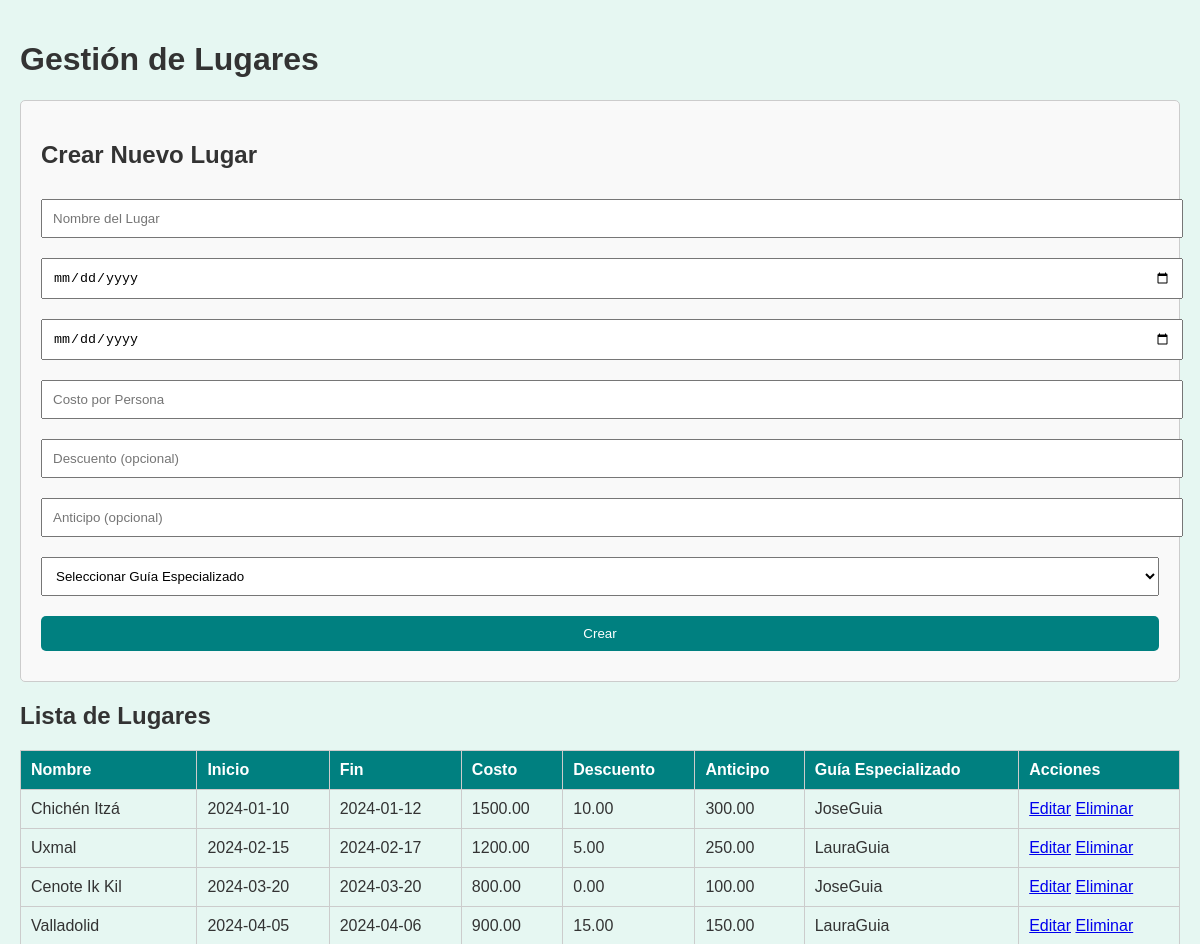
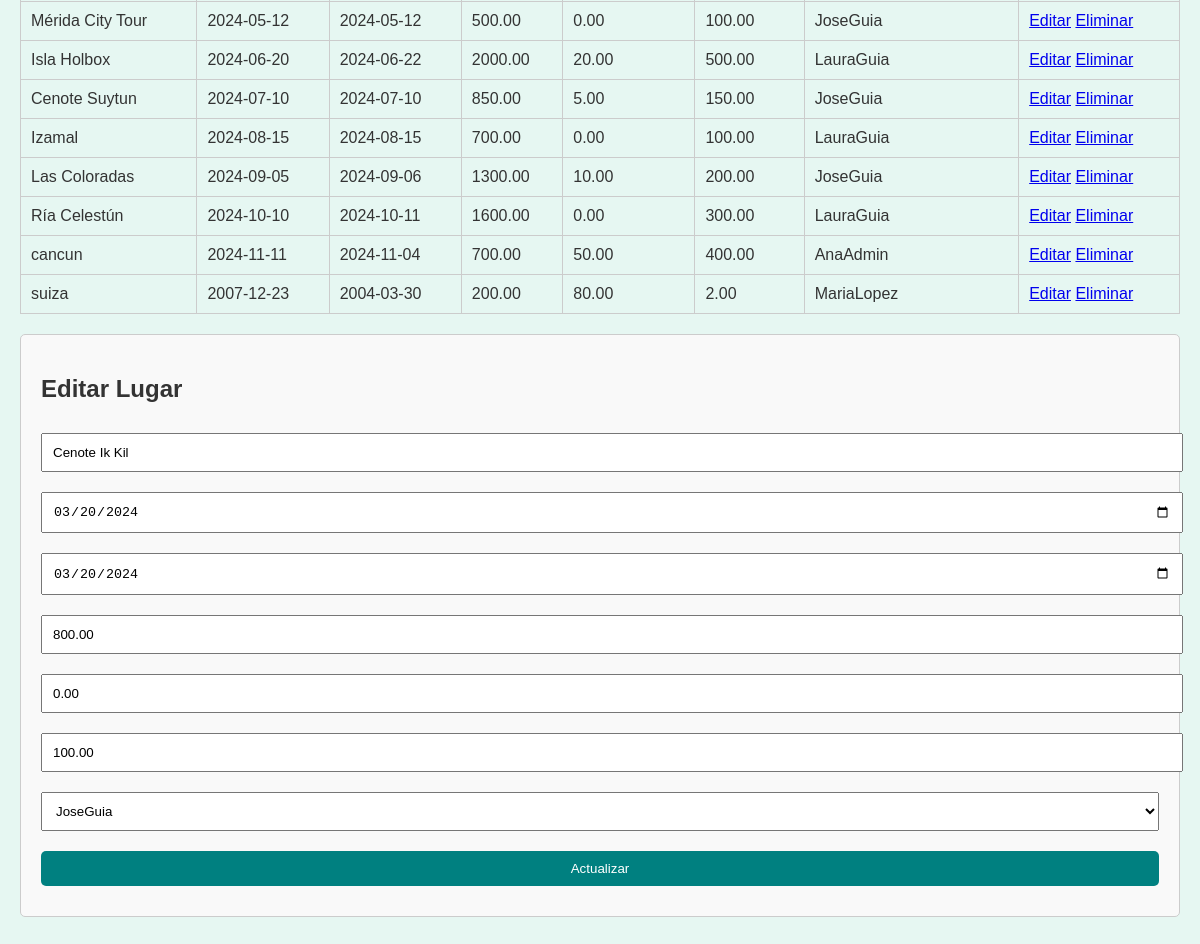
Screenshot of /mostrar_lugares.php?edit=3 with the database file from the repository (2 pictures, top to bottom).
### tables this page shows
CREATE TABLE `lugares` (
  `id` int NOT NULL,
  `nombre_lugar` varchar(100) NOT NULL,
  `fecha_inicio` date NOT NULL,
  `fecha_fin` date NOT NULL,
  `costo_por_persona` decimal(10,2) NOT NULL,
  `descuento` decimal(5,2) DEFAULT '0.00',
  `anticipo` decimal(10,2) DEFAULT NULL,
  `guia_especializado` int DEFAULT NULL
);

CREATE TABLE `clientes` (
  `id` int NOT NULL,
  `rol` enum('admin','usuario','guia') NOT NULL,
  `nombre_usuario` varchar(50) NOT NULL,
  `correo` varchar(100) NOT NULL,
  `contrasena` varchar(255) NOT NULL
);

### mostrar_lugares.php (the view, shortened to what this page needs)
<?php
include 'conexion.php';
$result = $conn->query("SELECT l.*, c.nombre_usuario AS guia_nombre
                        FROM lugares l
                        LEFT JOIN clientes c ON l.guia_especializado = c.id");
?>
<!DOCTYPE html>
<html lang="es">
<head>
</head>
<body>
<h1>Gestión de Lugares</h1>
<div class="form-container">
    <h2>Crear Nuevo Lugar</h2>
    <form method="POST" action="">
        <input type="text" name="nombre_lugar" placeholder="Nombre del Lugar" required>
        <input type="date" name="fecha_inicio" required>
        <input type="date" name="fecha_fin" required>
        <input type="number" step="0.01" name="costo_por_persona" placeholder="Costo por Persona" required>
        <input type="number" step="0.01" name="descuento" placeholder="Descuento (opcional)">
        <input type="number" step="0.01" name="anticipo" placeholder="Anticipo (opcional)">
        <select name="guia_especializado">
            <option value="">Seleccionar Guía Especializado</option>
        </select>
        <button type="submit" name="create">Crear</button>
    </form>
</div>
<h2>Lista de Lugares</h2>
<table>
    <tr>
        <th>Nombre</th>
        <th>Inicio</th>
        <th>Fin</th>
        <th>Costo</th>
        <th>Descuento</th>
        <th>Anticipo</th>
        <th>Guía Especializado</th>
        <th>Acciones</th>
    </tr>
    <?php while ($row = $result->fetch_assoc()): ?>
    <tr>
        <td><?php echo $row['nombre_lugar']; ?></td>
        <td><?php echo $row['fecha_inicio']; ?></td>
        <td><?php echo $row['fecha_fin']; ?></td>
        <td><?php echo $row['costo_por_persona']; ?></td>
        <td><?php echo $row['descuento'] ?: "N/A"; ?></td>
        <td><?php echo $row['anticipo'] ?: "N/A"; ?></td>
        <td><?php echo $row['guia_nombre'] ?: "Sin Asignar"; ?></td>
        <td>
            <a href="?edit=<?php echo $row['id']; ?>">Editar</a>
            <a href="?delete=<?php echo $row['id']; ?>" onclick="return confirm('¿Seguro que deseas eliminar este lugar?');">Eliminar</a>
        </td>
    </tr>
    <?php endwhile; ?>
</table>
<?php
if (isset($_GET['edit'])):
    $id = $_GET['edit'];
    $lugar = $conn->query("SELECT * FROM lugares WHERE id='$id'")->fetch_assoc();
?>
<div class="form-container">
    <h2>Editar Lugar</h2>
    <form method="POST" action="">
        <input type="text" name="nombre_lugar" value="<?php echo $lugar['nombre_lugar']; ?>" required>
        <input type="date" name="fecha_inicio" value="<?php echo $lugar['fecha_inicio']; ?>" required>
        <input type="date" name="fecha_fin" value="<?php echo $lugar['fecha_fin']; ?>" required>
        <input type="number" step="0.01" name="costo_por_persona" value="<?php echo $lugar['costo_por_persona']; ?>" required>
        <input type="number" step="0.01" name="descuento" value="<?php echo $lugar['descuento']; ?>">
        <input type="number" step="0.01" name="anticipo" value="<?php echo $lugar['anticipo']; ?>">
        <select name="guia_especializado">
            <?php
            $guias = $conn->query("SELECT id, nombre_usuario FROM clientes");
            while ($guia = $guias->fetch_assoc()) {
                $selected = $guia['id'] == $lugar['guia_especializado'] ? "selected" : "";
                echo "<option value='" . $guia['id'] . "' $selected>" . $guia['nombre_usuario'] . "</option>";
            }
            ?>
        </select>
        <button type="submit" name="update">Actualizar</button>
    </form>
</div>
<?php endif; ?>
</body>
</html>

### mostrar_lugares.php (style rules this page uses)
body { font-family: Arial, sans-serif; background-color: #e6f7f2; color: #333; margin: 0; padding: 20px; }
table { width: 100%; border-collapse: collapse; margin-bottom: 20px; }
table, th, td { border: 1px solid #ccc; }
th, td { padding: 10px; text-align: left; }
th { background-color: #008080; color: white; }
button { background-color: #008080; color: white; border: none; padding: 10px 15px; cursor: pointer; border-radius: 5px; }
.form-container { background-color: #f9f9f9; padding: 20px; border: 1px solid #ccc; border-radius: 5px; margin-bottom: 20px; }
.form-container input, .form-container select, .form-container button { width: 100%; margin: 10px 0; padding: 10px; }

### rows the page displays
lugares: nombre_lugar "Chichén Itzá", fecha_inicio "2024-01-10", fecha_fin "2024-01-12", costo_por_persona "1500.00", descuento "10.00", anticipo "300.00", guia_especializado.nombre_usuario "JoseGuia"
lugares: nombre_lugar "Uxmal", fecha_inicio "2024-02-15", fecha_fin "2024-02-17", costo_por_persona "1200.00", descuento "5.00", anticipo "250.00", guia_especializado.nombre_usuario "LauraGuia"
lugares: nombre_lugar "Cenote Ik Kil", fecha_inicio "2024-03-20", fecha_fin "2024-03-20", costo_por_persona "800.00", descuento "0.00", anticipo "100.00", guia_especializado.nombre_usuario "JoseGuia", fecha_inicio "03/20/2024", fecha_fin "03/20/2024"
lugares: nombre_lugar "Valladolid", fecha_inicio "2024-04-05", fecha_fin "2024-04-06", costo_por_persona "900.00", descuento "15.00", anticipo "150.00", guia_especializado.nombre_usuario "LauraGuia"
lugares: nombre_lugar "Mérida City Tour", fecha_inicio "2024-05-12", fecha_fin "2024-05-12", costo_por_persona "500.00", descuento "0.00", anticipo "100.00", guia_especializado.nombre_usuario "JoseGuia"
lugares: nombre_lugar "Isla Holbox", fecha_inicio "2024-06-20", fecha_fin "2024-06-22", costo_por_persona "2000.00", descuento "20.00", anticipo "500.00", guia_especializado.nombre_usuario "LauraGuia"
lugares: nombre_lugar "Cenote Suytun", fecha_inicio "2024-07-10", fecha_fin "2024-07-10", costo_por_persona "850.00", descuento "5.00", anticipo "150.00", guia_especializado.nombre_usuario "JoseGuia"
lugares: nombre_lugar "Izamal", fecha_inicio "2024-08-15", fecha_fin "2024-08-15", costo_por_persona "700.00", descuento "0.00", anticipo "100.00", guia_especializado.nombre_usuario "LauraGuia"
lugares: nombre_lugar "Las Coloradas", fecha_inicio "2024-09-05", fecha_fin "2024-09-06", costo_por_persona "1300.00", descuento "10.00", anticipo "200.00", guia_especializado.nombre_usuario "JoseGuia"
lugares: nombre_lugar "Ría Celestún", fecha_inicio "2024-10-10", fecha_fin "2024-10-11", costo_por_persona "1600.00", descuento "0.00", anticipo "300.00", guia_especializado.nombre_usuario "LauraGuia"
lugares: nombre_lugar "cancun", fecha_inicio "2024-11-11", fecha_fin "2024-11-04", costo_por_persona "700.00", descuento "50.00", anticipo "400.00", guia_especializado.nombre_usuario "AnaAdmin"
lugares: nombre_lugar "suiza", fecha_inicio "2007-12-23", fecha_fin "2004-03-30", costo_por_persona "200.00", descuento "80.00", anticipo "2.00", guia_especializado.nombre_usuario "MariaLopez"

### other values shown
form field guia_especializado "JoseGuia"
